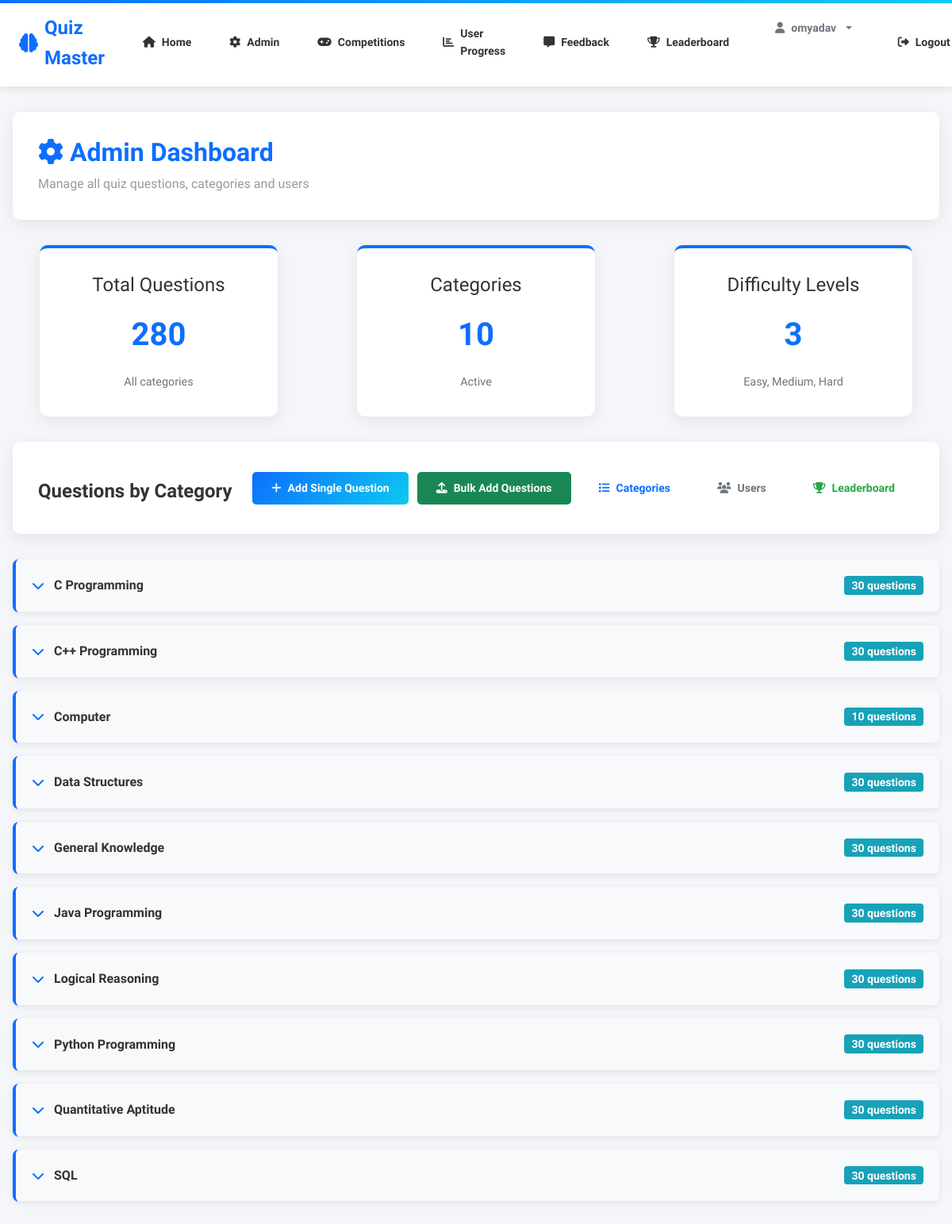
The page /admin/ (signed in) on the database its author committed.
### app/models.py (models this page shows, shortened)
class User(UserMixin, db.Model):
    id = db.Column(db.Integer, primary_key=True)
    username = db.Column(db.String(80), unique=True, nullable=False)
    email = db.Column(db.String(120), unique=True, nullable=True)
    password_hash = db.Column(db.String(128), nullable=False)
    role = db.Column(db.String(20), default=Role.USER)
    attempts = db.relationship('Attempt', backref='user', lazy=True)
    def is_admin(self):
        return self.role == Role.ADMIN

class Category(db.Model):
    id = db.Column(db.Integer, primary_key=True)
    name = db.Column(db.String(80), unique=True, nullable=False)
    questions = db.relationship('Question', backref='category', lazy=True)

### app/admin/routes.py (the view)
@admin_bp.route('/')
@login_required
@admin_required
def index():
    categories = Category.query.order_by(Category.name).all()
    category_questions = {}
    total_questions = 0
    for cat in categories:
        questions = Question.query.filter_by(category_id=cat.id).order_by(
            Question.difficulty.desc(),
            Question.id.desc()
        ).all()
        category_questions[cat.id] = questions
        total_questions += len(questions)
    return render_template('admin/index.html',
                         categories=categories,
                         category_questions=category_questions,
                         total_questions=total_questions)

### app/admin/routes.py (called while the page is built)
def admin_required(f):
    from functools import wraps
    @wraps(f)
    def wrapper(*args, **kwargs):
        if not current_user.is_authenticated or not current_user.is_admin():
            flash('Admin access required', 'danger')
            return redirect(url_for('auth.login'))
        return f(*args, **kwargs)
    return wrapper

### app/models.py (called while the page is built)
@login_manager.user_loader
def load_user(user_id):
    return User.query.get(int(user_id))

### app/templates/admin/index.html (shortened to what this page needs)
{% extends 'base.html' %}
{% block content %}
<div class="admin-container">
  <div class="admin-wrapper">
    <div class="admin-header">
      <h1><i class="fas fa-cog"></i> Admin Dashboard</h1>
      <p>Manage all quiz questions, categories and users</p>
    </div>
    <div class="admin-cards">
      <div class="admin-card">
        <h3>Total Questions</h3>
        <div class="count">{{ total_questions }}</div>
        <p class="text-muted">All categories</p>
      </div>
      <div class="admin-card">
        <h3>Categories</h3>
        <div class="count">{{ categories|length }}</div>
        <p class="text-muted">Active</p>
      </div>
      <div class="admin-card">
        <h3>Difficulty Levels</h3>
        <div class="count">3</div>
        <p class="text-muted">Easy, Medium, Hard</p>
      </div>
    </div>
    <div class="admin-header">
      <div class="d-flex justify-content-between align-items-center flex-wrap gap-2">
        <h2>Questions by Category</h2>
        <div class="btn-group">
          <a class="btn btn-primary" href="{{ url_for('admin.new_question') }}">
            <i class="fas fa-plus"></i> Add Single Question
          </a>
          <a class="btn btn-success" href="{{ url_for('admin.bulk_add_questions') }}">
            <i class="fas fa-upload"></i> Bulk Add Questions
          </a>
          <a class="btn btn-outline-primary" href="{{ url_for('admin.categories') }}">
            <i class="fas fa-list"></i> Categories
          </a>
          <a class="btn btn-outline-secondary" href="{{ url_for('admin.users') }}">
            <i class="fas fa-users"></i> Users
          </a>
          <a class="btn btn-outline-success" href="{{ url_for('quiz.leaderboard') }}">
            <i class="fas fa-trophy"></i> Leaderboard
          </a>
        </div>
      </div>
    </div>
    <div class="accordion" id="categoriesAccordion">
      {% for category in categories %}
      <div class="category-section">
        <div class="category-header" data-toggle="collapse" data-target="#category-{{ category.id }}" role="button">
          <div class="category-title">
            <i class="fas fa-chevron-down category-toggle"></i>
            <span class="category-name">{{ category.name }}</span>
            <span class="badge badge-info">{{ category_questions[category.id]|length }} questions</span>
          </div>
        </div>
      </div>
      {% endfor %}
    </div>
  </div>
</div>
{% endblock %}

### app/templates/base.html (shortened to what this page needs)
<!doctype html>
<html lang="en">
    <head>
        <link rel="stylesheet" href="https://maxcdn.bootstrapcdn.com/bootstrap/4.0.0/css/bootstrap.min.css">
        <link rel="stylesheet" href="https://cdnjs.cloudflare.com/ajax/libs/font-awesome/6.0.0/css/all.min.css">
        <link rel="stylesheet" href="{{ url_for('static', filename='css/professional.css') }}">
        <link rel="stylesheet" href="{{ url_for('static', filename='css/custom.css') }}">
        <link rel="stylesheet" href="{{ url_for('static', filename='css/leaderboard_vertical.css') }}">
    </head>
    <body>
    <nav>
        <div class="nav-brand">
            <i class="fas fa-brain"></i> Quiz Master
        </div>
        <div class="nav-links">
            <a href="{{ url_for('home') }}"><i class="fas fa-home"></i> Home</a>
            {%- if not current_user.is_authenticated -%}
            <a href="{{ url_for('auth.login') }}"><i class="fas fa-sign-in-alt"></i> Login</a>
            <a href="{{ url_for('auth.register') }}"><i class="fas fa-user-plus"></i> Register</a>
            <a href="{{ url_for('auth.admin_login') }}"><i class="fas fa-user-shield"></i> Admin Login</a>
            {%- else -%}
                {%- if current_user.is_admin() -%}
                <a href="{{ url_for('admin.index') }}"><i class="fas fa-cog"></i> Admin</a>
                <a href="{{ url_for('admin.competitions_view') }}"><i class="fas fa-gamepad"></i> Competitions</a>
                <a href="{{ url_for('admin.user_progress') }}"><i class="fas fa-chart-bar"></i> User Progress</a>
                <a href="{{ url_for('admin.feedback') }}"><i class="fas fa-comment-alt"></i> Feedback</a>
                <a href="{{ url_for('quiz.leaderboard') }}"><i class="fas fa-trophy"></i> Leaderboard</a>
                {%- endif -%}
            <div class="dropdown" style="display: inline-block; margin: 0 10px;">
                <button class="btn btn-sm btn-outline-secondary dropdown-toggle" type="button" id="profileDropdown" data-toggle="dropdown" aria-haspopup="true" aria-expanded="false">
                    <i class="fas fa-user"></i> {{ current_user.username }}
                </button>
            </div>
            <a href="{{ url_for('auth.logout') }}"><i class="fas fa-sign-out-alt"></i> Logout</a>
            {%- endif -%}
        </div>
    </nav>
    {% block content %}{% endblock %}
    </body>
</html>

### app/static/css/professional.css (style rules this page uses)
:root { --primary-color: #0d6efd; --secondary-color: #6c757d; --success-color: #198754; --danger-color: #dc3545; --warning-color: #ffc107; --light-color: #f8f9fa; --dark-color: #212529; }
* { margin: 0; padding: 0; box-sizing: border-box; }
body { font-family: 'Raleway', 'Segoe UI', sans-serif; background-color: #f4f6f9; color: #444; line-height: 1.6; }
nav { background: #fff; box-shadow: 0 2px 10px rgba(0, 0, 0, 0.1); padding: 0 !important; position: sticky; top: 0; z-index: 100; display: flex !important; justify-content: space-between !important; align-items: center !important; }
nav::before { content: ''; position: absolute; top: 0; left: 0; right: 0; height: 4px; background: linear-gradient(to right, #0d6efd, #0dcaf0); }
.nav-brand { font-size: 24px; font-weight: 700; color: #0d6efd; display: flex; align-items: center; gap: 0.5rem; margin: 0 !important; padding: 1rem 1.5rem !important; }
.nav-links { list-style: none !important; display: flex !important; gap: 0 !important; margin: 0 !important; padding: 0 !important; }
.nav-links { display: flex !important; gap: 0 !important; margin: 0 !important; padding: 0 !important; }
.nav-links a { display: flex; align-items: center; gap: 0.5rem; padding: 1rem 1.5rem !important; text-decoration: none !important; color: #333 !important; font-weight: 600; font-size: 14px; transition: all 0.3s ease; border-bottom: 3px solid transparent; }
.btn { padding: 10px 24px !important; border-radius: 5px !important; font-weight: 600 !important; border: none !important; transition: all 0.3s ease !important; font-size: 14px; display: inline-flex; align-items: center; gap: 0.5rem; }
.btn-primary { background: linear-gradient(135deg, #0d6efd, #0dcaf0) !important; color: white !important; }
.btn-success { background: #198754 !important; color: white !important; }
.btn-outline-primary { color: #0d6efd !important; border-color: #0d6efd !important; background: transparent !important; transition: all 0.3s ease; }
.admin-container { min-height: calc(100vh - 70px); background-color: #f4f6f9; padding: 2rem 1rem; display: flex; align-items: flex-start; justify-content: center; }
.admin-wrapper { width: 100%; max-width: 1200px; }
.admin-header { background: white; border-radius: 10px; padding: 2rem; margin-bottom: 2rem; box-shadow: 0 5px 20px rgba(0, 0, 0, 0.08); }
.admin-header h1 { color: #0d6efd; font-size: 2rem; font-weight: 700; margin: 0; }
.admin-header p { color: #999; margin: 0.5rem 0 0 0; }
.admin-cards { display: grid; grid-template-columns: repeat(auto-fit, minmax(250px, 1fr)); gap: 2rem; margin-bottom: 2rem; justify-items: center; }
.admin-card { background: white; border-radius: 10px; padding: 2rem; box-shadow: 0 5px 20px rgba(0, 0, 0, 0.08); border-top: 4px solid #0d6efd; text-align: center; width: 100%; max-width: 300px; }
.admin-card h3 { font-size: 1.5rem; color: #333; margin: 0; }
.admin-card .count { font-size: 2.5rem; font-weight: 700; color: #0d6efd; margin: 1rem 0; }
.admin-card p { margin: 0.5rem 0 0 0; color: #999; font-size: 0.9rem; }
.admin-header h2 { color: #333; font-size: 1.5rem; font-weight: 700; margin: 1rem 0 0.5rem 0; }
.btn-group { display: flex; flex-wrap: wrap; gap: 0.75rem; }
.gap-2 { gap: 1rem; }
body { overflow-x: hidden; }

### app/static/css/custom.css (style rules this page uses)
.badge { padding: 0.35em 0.65em; font-size: 0.875em; font-weight: 600; border-radius: 0.25rem; }
.badge-info { background-color: #17a2b8; color: white; }

### app/templates/admin/index.html (style rules this page uses)
.accordion { margin-bottom: 2rem; }
.category-section { background-color: white; border-radius: 8px; box-shadow: 0 2px 8px rgba(0, 0, 0, 0.08); margin-bottom: 1rem; overflow: hidden; border-left: 4px solid #0d6efd; }
.category-header { padding: 1.25rem; background-color: #f8f9fa; border-bottom: 1px solid #e9ecef; cursor: pointer; -webkit-user-select: none; user-select: none; transition: background-color 0.3s ease; }
.category-title { display: flex; align-items: center; gap: 0.75rem; font-weight: 600; color: #333; }
.category-toggle { transition: transform 0.3s ease; color: #0d6efd; }
.category-name { flex: 1; }

### rows shown on the page
User: username "omyadav"
Category: name "C Programming", category_questions "30"
Category: name "C++ Programming", category_questions "30"
Category: name "Computer", category_questions "10"
Category: name "Data Structures", category_questions "30"
Category: name "General Knowledge", category_questions "30"
Category: name "Java Programming", category_questions "30"
Category: name "Logical Reasoning", category_questions "30"
Category: name "Python Programming", category_questions "30"

### other values the page prints
{{ total_questions }} "280"
{{ categories|length }} "10"
